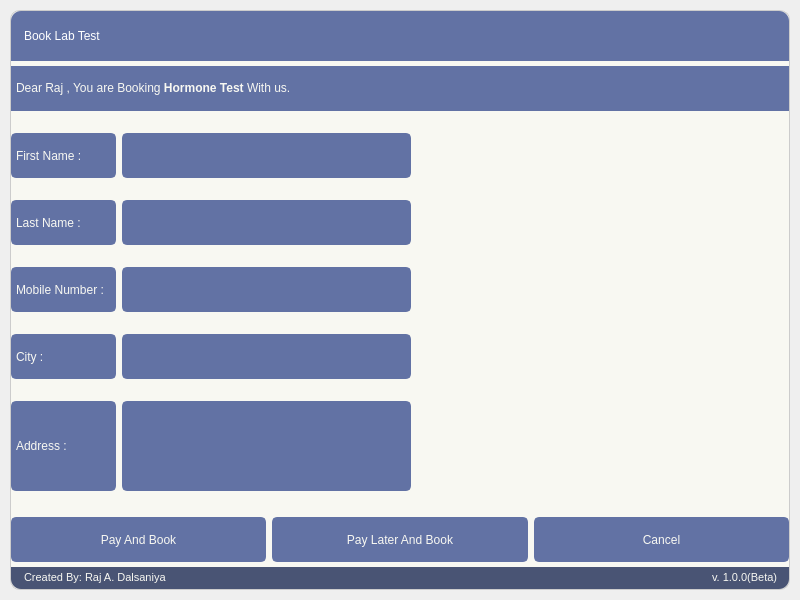
<?xml version="1.0" encoding="UTF-8"?>
<ui version="4.0">
 <class>MainWindow</class>
 <widget class="QMainWindow" name="MainWindow">
  <property name="geometry">
   <rect>
    <x>0</x>
    <y>0</y>
    <width>800</width>
    <height>600</height>
   </rect>
  </property>
  <property name="windowTitle">
   <string>MainWindow</string>
  </property>
  <widget class="QWidget" name="stylesheet">
   <property name="styleSheet">
    <string notr="true">QWidget{
	color: #333;
	font: 10pt &quot;Segoe UI&quot;;
}

QToolTip {
	color: #333;
	background-color: #f8f8f2;
	border: 1px solid #CCC;
	background-image: none;
	background-position: left center;
    background-repeat: no-repeat;
	border: none;
	border-left: 2px solid rgb(255, 121, 198);
	text-align: left;
	padding-left: 8px;
	margin: 0px;
}

/* /////////////////////////////////////////////////////////////////////////////////////////////////
Bg App */
#bgApp {	
	background-color: #f8f8f2;
	border: 1px solid #CCC;
    color: #44475a;
    border-radius:10px;
}

/* Title Menu */
#titleRightInfo { padding-left: 10px; }

/* Extra Content */
#extraContent{
	border-top: 3px solid #6272a4;
}

/* /////////////////////////////////////////////////////////////////////////////////////////////////
Content App */
#contentTopBg{	
	background-color: #6272a4;
}
#contentBottom{
	border-top: 3px solid #bd93f9;
}

#titleRightInfo{
    color: #f8f8f2;
}

/* Top Buttons */
#rightButtons .QPushButton { background-color: rgba(255, 255, 255, 0); border: none;  border-radius: 5px; }
#rightButtons .QPushButton:hover { background-color: #bd93f9; border-style: solid; border-radius: 4px; }
#rightButtons .QPushButton:pressed { background-color: #ff79c6; border-style: solid; border-radius: 4px; }

/* Theme Settings */
#extraRightBox { background-color: #495474; }
#themeSettingsTopDetail { background-color: #6272a4; }

/* Bottom Bar */
#bottomBar { background-color: #495474 }
#bottomBar QLabel { font-size: 11px; color: #f8f8f2; padding-left: 10px; padding-right: 10px; padding-bottom: 2px; }


/* /////////////////////////////////////////////////////////////////////////////////////////////////
Button */
#frame_btn QPushButton {
	border: 2px solid #6272a4;
	border-radius: 5px;	
	background-color: #6272a4;
    color: #f8f8f2;
}
#frame_btn QPushButton:hover {
	background-color: #7082b6;
	border: 2px solid #7082b6;
}
#frame_btn QPushButton:pressed {	
	background-color: #546391;
	border: 2px solid #ff79c6;
}
</string>
   </property>
   <layout class="QVBoxLayout" name="verticalLayout">
    <property name="spacing">
     <number>0</number>
    </property>
    <property name="leftMargin">
     <number>10</number>
    </property>
    <property name="topMargin">
     <number>10</number>
    </property>
    <property name="rightMargin">
     <number>10</number>
    </property>
    <property name="bottomMargin">
     <number>10</number>
    </property>
    <item>
     <widget class="QFrame" name="bgApp">
      <property name="frameShape">
       <enum>QFrame::NoFrame</enum>
      </property>
      <property name="frameShadow">
       <enum>QFrame::Raised</enum>
      </property>
      <layout class="QVBoxLayout" name="bgLayout">
       <property name="spacing">
        <number>0</number>
       </property>
       <property name="leftMargin">
        <number>0</number>
       </property>
       <property name="topMargin">
        <number>0</number>
       </property>
       <property name="rightMargin">
        <number>0</number>
       </property>
       <property name="bottomMargin">
        <number>0</number>
       </property>
       <item>
        <widget class="QFrame" name="contentTopBg">
         <property name="maximumSize">
          <size>
           <width>16777215</width>
           <height>50</height>
          </size>
         </property>
         <property name="styleSheet">
          <string notr="true">border-top-left-radius:10px;
border-top-right-radius:10px;</string>
         </property>
         <property name="frameShape">
          <enum>QFrame::NoFrame</enum>
         </property>
         <property name="frameShadow">
          <enum>QFrame::Raised</enum>
         </property>
         <layout class="QHBoxLayout" name="horizontalLayout">
          <property name="spacing">
           <number>0</number>
          </property>
          <property name="leftMargin">
           <number>0</number>
          </property>
          <property name="topMargin">
           <number>0</number>
          </property>
          <property name="rightMargin">
           <number>0</number>
          </property>
          <property name="bottomMargin">
           <number>0</number>
          </property>
          <item>
           <widget class="QFrame" name="leftBox">
            <property name="styleSheet">
             <string notr="true"/>
            </property>
            <property name="frameShape">
             <enum>QFrame::NoFrame</enum>
            </property>
            <property name="frameShadow">
             <enum>QFrame::Raised</enum>
            </property>
            <layout class="QHBoxLayout" name="horizontalLayout_3">
             <property name="spacing">
              <number>0</number>
             </property>
             <property name="leftMargin">
              <number>0</number>
             </property>
             <property name="topMargin">
              <number>0</number>
             </property>
             <property name="rightMargin">
              <number>0</number>
             </property>
             <property name="bottomMargin">
              <number>0</number>
             </property>
             <item>
              <widget class="QLabel" name="titleRightInfo">
               <property name="styleSheet">
                <string notr="true">color: rgb(255, 255, 255);
</string>
               </property>
               <property name="text">
                <string>Book Lab Test</string>
               </property>
              </widget>
             </item>
            </layout>
           </widget>
          </item>
          <item>
           <widget class="QFrame" name="rightButtons">
            <property name="maximumSize">
             <size>
              <width>100</width>
              <height>16777215</height>
             </size>
            </property>
            <property name="frameShape">
             <enum>QFrame::NoFrame</enum>
            </property>
            <property name="frameShadow">
             <enum>QFrame::Raised</enum>
            </property>
            <layout class="QHBoxLayout" name="horizontalLayout_2">
             <item>
              <widget class="QPushButton" name="minimizeAppBtn">
               <property name="maximumSize">
                <size>
                 <width>45</width>
                 <height>45</height>
                </size>
               </property>
               <property name="text">
                <string/>
               </property>
               <property name="icon">
                <iconset resource="../Images_Resource.qrc">
                 <normaloff>:/icons/images/icons/icon_minimize.png</normaloff>:/icons/images/icons/icon_minimize.png</iconset>
               </property>
              </widget>
             </item>
             <item>
              <widget class="QPushButton" name="closeAppBtn">
               <property name="maximumSize">
                <size>
                 <width>45</width>
                 <height>45</height>
                </size>
               </property>
               <property name="text">
                <string/>
               </property>
               <property name="icon">
                <iconset resource="../Images_Resource.qrc">
                 <normaloff>:/icons/images/icons/icon_close.png</normaloff>:/icons/images/icons/icon_close.png</iconset>
               </property>
              </widget>
             </item>
            </layout>
           </widget>
          </item>
         </layout>
        </widget>
       </item>
       <item>
        <widget class="QFrame" name="content">
         <property name="frameShape">
          <enum>QFrame::NoFrame</enum>
         </property>
         <property name="frameShadow">
          <enum>QFrame::Raised</enum>
         </property>
         <layout class="QVBoxLayout" name="verticalLayout_2">
          <property name="spacing">
           <number>6</number>
          </property>
          <property name="leftMargin">
           <number>0</number>
          </property>
          <property name="topMargin">
           <number>5</number>
          </property>
          <property name="rightMargin">
           <number>0</number>
          </property>
          <property name="bottomMargin">
           <number>5</number>
          </property>
          <item>
           <widget class="QFrame" name="frame_title">
            <property name="maximumSize">
             <size>
              <width>16777215</width>
              <height>45</height>
             </size>
            </property>
            <property name="frameShape">
             <enum>QFrame::NoFrame</enum>
            </property>
            <property name="frameShadow">
             <enum>QFrame::Raised</enum>
            </property>
            <layout class="QHBoxLayout" name="horizontalLayout_5">
             <property name="spacing">
              <number>0</number>
             </property>
             <property name="leftMargin">
              <number>0</number>
             </property>
             <property name="topMargin">
              <number>0</number>
             </property>
             <property name="rightMargin">
              <number>0</number>
             </property>
             <property name="bottomMargin">
              <number>0</number>
             </property>
             <item>
              <widget class="QLabel" name="label_title">
               <property name="styleSheet">
                <string notr="true">/* /////////////////////////////////////////////////////////////////////////////////////////////////
LineEdit */
QLabel {
	background-color: #6272a4;
	border: 2px solid #6272a4;
	selection-color: rgb(255, 255, 255);
	selection-background-color: rgb(255, 121, 198);
    color: #f8f8f2;
}
QLabel:hover {
	border: 2px solid rgb(64, 71, 88);
}
QLabel:focus {
	border: 2px solid #ff79c6;
}</string>
               </property>
               <property name="text">
                <string>Dear Raj ,  You are Booking &lt;strong&gt;Hormone Test&lt;/strong&gt; With us.</string>
               </property>
              </widget>
             </item>
            </layout>
           </widget>
          </item>
          <item>
           <widget class="QFrame" name="frame_content">
            <property name="frameShape">
             <enum>QFrame::NoFrame</enum>
            </property>
            <property name="frameShadow">
             <enum>QFrame::Raised</enum>
            </property>
            <layout class="QHBoxLayout" name="horizontalLayout_7">
             <property name="spacing">
              <number>0</number>
             </property>
             <property name="leftMargin">
              <number>0</number>
             </property>
             <property name="topMargin">
              <number>0</number>
             </property>
             <property name="rightMargin">
              <number>0</number>
             </property>
             <property name="bottomMargin">
              <number>0</number>
             </property>
             <item>
              <widget class="QFrame" name="frame_details">
               <property name="maximumSize">
                <size>
                 <width>400</width>
                 <height>16777215</height>
                </size>
               </property>
               <property name="frameShape">
                <enum>QFrame::NoFrame</enum>
               </property>
               <property name="frameShadow">
                <enum>QFrame::Raised</enum>
               </property>
               <layout class="QVBoxLayout" name="verticalLayout_4">
                <property name="spacing">
                 <number>6</number>
                </property>
                <property name="leftMargin">
                 <number>0</number>
                </property>
                <property name="topMargin">
                 <number>0</number>
                </property>
                <property name="rightMargin">
                 <number>0</number>
                </property>
                <property name="bottomMargin">
                 <number>0</number>
                </property>
                <item>
                 <layout class="QHBoxLayout" name="name_layout">
                  <item>
                   <widget class="QLabel" name="name_label">
                    <property name="minimumSize">
                     <size>
                      <width>105</width>
                      <height>45</height>
                     </size>
                    </property>
                    <property name="maximumSize">
                     <size>
                      <width>105</width>
                      <height>45</height>
                     </size>
                    </property>
                    <property name="styleSheet">
                     <string notr="true">QLabel {
	background-color: #6272a4;
	border: 2px solid #6272a4;
	selection-color: rgb(255, 255, 255);
	selection-background-color: rgb(255, 121, 198);
    color: #f8f8f2;
    border-radius:5px;
}
QLabel:hover {
	border: 2px solid rgb(64, 71, 88);
}
QLabel:focus {
	border: 2px solid #ff79c6;
}</string>
                    </property>
                    <property name="text">
                     <string>First Name :</string>
                    </property>
                   </widget>
                  </item>
                  <item>
                   <widget class="QLineEdit" name="name_input">
                    <property name="maximumSize">
                     <size>
                      <width>16777215</width>
                      <height>45</height>
                     </size>
                    </property>
                    <property name="styleSheet">
                     <string notr="true">QLineEdit {
	background-color: #6272a4;
	border: 2px solid #6272a4;
	selection-color: rgb(255, 255, 255);
	selection-background-color: rgb(255, 121, 198);
    color: #f8f8f2;
    border-radius:5px;
}
QLineEdit:hover {
	border: 2px solid rgb(64, 71, 88);
}
QLineEdit:focus {
	border: 2px solid #ff79c6;
}</string>
                    </property>
                   </widget>
                  </item>
                 </layout>
                </item>
                <item>
                 <layout class="QHBoxLayout" name="lastname_layout">
                  <item>
                   <widget class="QLabel" name="lastname_label">
                    <property name="minimumSize">
                     <size>
                      <width>105</width>
                      <height>45</height>
                     </size>
                    </property>
                    <property name="maximumSize">
                     <size>
                      <width>105</width>
                      <height>45</height>
                     </size>
                    </property>
                    <property name="styleSheet">
                     <string notr="true">QLabel {
	background-color: #6272a4;
	border: 2px solid #6272a4;
	selection-color: rgb(255, 255, 255);
	selection-background-color: rgb(255, 121, 198);
    color: #f8f8f2;
    border-radius:5px;

}
QLabel:hover {
	border: 2px solid rgb(64, 71, 88);
}
QLabel:focus {
	border: 2px solid #ff79c6;
}</string>
                    </property>
                    <property name="text">
                     <string>Last Name :</string>
                    </property>
                   </widget>
                  </item>
                  <item>
                   <widget class="QLineEdit" name="lastname_input">
                    <property name="maximumSize">
                     <size>
                      <width>16777215</width>
                      <height>45</height>
                     </size>
                    </property>
                    <property name="styleSheet">
                     <string notr="true">QLineEdit {
	background-color: #6272a4;
	border: 2px solid #6272a4;
	selection-color: rgb(255, 255, 255);
	selection-background-color: rgb(255, 121, 198);
    color: #f8f8f2;
    border-radius:5px;
}
QLineEdit:hover {
	border: 2px solid rgb(64, 71, 88);
}
QLineEdit:focus {
	border: 2px solid #ff79c6;
}</string>
                    </property>
                   </widget>
                  </item>
                 </layout>
                </item>
                <item>
                 <layout class="QHBoxLayout" name="mobileno_layout">
                  <item>
                   <widget class="QLabel" name="mobile_label">
                    <property name="minimumSize">
                     <size>
                      <width>105</width>
                      <height>45</height>
                     </size>
                    </property>
                    <property name="maximumSize">
                     <size>
                      <width>105</width>
                      <height>45</height>
                     </size>
                    </property>
                    <property name="styleSheet">
                     <string notr="true">QLabel {
	background-color: #6272a4;
	border: 2px solid #6272a4;
	selection-color: rgb(255, 255, 255);
	selection-background-color: rgb(255, 121, 198);
    color: #f8f8f2;
        border-radius:5px;

}
QLabel:hover {
	border: 2px solid rgb(64, 71, 88);
}
QLabel:focus {
	border: 2px solid #ff79c6;
}</string>
                    </property>
                    <property name="text">
                     <string>Mobile Number :</string>
                    </property>
                   </widget>
                  </item>
                  <item>
                   <widget class="QLineEdit" name="mobile_input">
                    <property name="maximumSize">
                     <size>
                      <width>16777215</width>
                      <height>45</height>
                     </size>
                    </property>
                    <property name="styleSheet">
                     <string notr="true">QLineEdit {
	background-color: #6272a4;
	border: 2px solid #6272a4;
	selection-color: rgb(255, 255, 255);
	selection-background-color: rgb(255, 121, 198);
    color: #f8f8f2;
    border-radius:5px;
}
QLineEdit:hover {
	border: 2px solid rgb(64, 71, 88);
}
QLineEdit:focus {
	border: 2px solid #ff79c6;
}</string>
                    </property>
                   </widget>
                  </item>
                 </layout>
                </item>
                <item>
                 <layout class="QHBoxLayout" name="city_layout">
                  <item>
                   <widget class="QLabel" name="city_label">
                    <property name="minimumSize">
                     <size>
                      <width>105</width>
                      <height>45</height>
                     </size>
                    </property>
                    <property name="maximumSize">
                     <size>
                      <width>105</width>
                      <height>45</height>
                     </size>
                    </property>
                    <property name="styleSheet">
                     <string notr="true">QLabel {
	background-color: #6272a4;
	border: 2px solid #6272a4;
	selection-color: rgb(255, 255, 255);
	selection-background-color: rgb(255, 121, 198);
    color: #f8f8f2;
    border-radius:5px;

}
QLabel:hover {
	border: 2px solid rgb(64, 71, 88);
}
QLabel:focus {
	border: 2px solid #ff79c6;
}</string>
                    </property>
                    <property name="text">
                     <string>City :</string>
                    </property>
                   </widget>
                  </item>
                  <item>
                   <widget class="QLineEdit" name="city_input">
                    <property name="maximumSize">
                     <size>
                      <width>16777215</width>
                      <height>45</height>
                     </size>
                    </property>
                    <property name="styleSheet">
                     <string notr="true">QLineEdit {
	background-color: #6272a4;
	border: 2px solid #6272a4;
	selection-color: rgb(255, 255, 255);
	selection-background-color: rgb(255, 121, 198);
    color: #f8f8f2;
    border-radius:5px;
}
QLineEdit:hover {
	border: 2px solid rgb(64, 71, 88);
}
QLineEdit:focus {
	border: 2px solid #ff79c6;
}</string>
                    </property>
                   </widget>
                  </item>
                 </layout>
                </item>
                <item>
                 <layout class="QHBoxLayout" name="address_layout">
                  <item>
                   <widget class="QLabel" name="address_label">
                    <property name="minimumSize">
                     <size>
                      <width>105</width>
                      <height>0</height>
                     </size>
                    </property>
                    <property name="maximumSize">
                     <size>
                      <width>105</width>
                      <height>90</height>
                     </size>
                    </property>
                    <property name="styleSheet">
                     <string notr="true">QLabel {
	background-color: #6272a4;
	border: 2px solid #6272a4;
	selection-color: rgb(255, 255, 255);
	selection-background-color: rgb(255, 121, 198);
    color: #f8f8f2;
    border-radius:5px;

}
QLabel:hover {
	border: 2px solid rgb(64, 71, 88);
}
QLabel:focus {
	border: 2px solid #ff79c6;
}</string>
                    </property>
                    <property name="text">
                     <string>Address :</string>
                    </property>
                   </widget>
                  </item>
                  <item>
                   <widget class="QLineEdit" name="address_input">
                    <property name="minimumSize">
                     <size>
                      <width>0</width>
                      <height>90</height>
                     </size>
                    </property>
                    <property name="maximumSize">
                     <size>
                      <width>16777215</width>
                      <height>90</height>
                     </size>
                    </property>
                    <property name="styleSheet">
                     <string notr="true">QLineEdit {
	background-color: #6272a4;
	border: 2px solid #6272a4;
	selection-color: rgb(255, 255, 255);
	selection-background-color: rgb(255, 121, 198);
    color: #f8f8f2;
    border-radius:5px;
}
QLineEdit:hover {
	border: 2px solid rgb(64, 71, 88);
}
QLineEdit:focus {
	border: 2px solid #ff79c6;
}</string>
                    </property>
                    <property name="text">
                     <string/>
                    </property>
                   </widget>
                  </item>
                 </layout>
                </item>
               </layout>
              </widget>
             </item>
             <item>
              <widget class="QFrame" name="frame__demo">
               <property name="frameShape">
                <enum>QFrame::NoFrame</enum>
               </property>
               <property name="frameShadow">
                <enum>QFrame::Raised</enum>
               </property>
               <layout class="QVBoxLayout" name="verticalLayout_3">
                <property name="leftMargin">
                 <number>0</number>
                </property>
                <property name="topMargin">
                 <number>0</number>
                </property>
                <property name="rightMargin">
                 <number>0</number>
                </property>
                <property name="bottomMargin">
                 <number>0</number>
                </property>
                <item>
                 <widget class="QLabel" name="label_demo">
                  <property name="text">
                   <string/>
                  </property>
                 </widget>
                </item>
               </layout>
              </widget>
             </item>
            </layout>
           </widget>
          </item>
          <item>
           <widget class="QFrame" name="frame_btn">
            <property name="maximumSize">
             <size>
              <width>16777215</width>
              <height>45</height>
             </size>
            </property>
            <property name="frameShape">
             <enum>QFrame::NoFrame</enum>
            </property>
            <property name="frameShadow">
             <enum>QFrame::Raised</enum>
            </property>
            <layout class="QHBoxLayout" name="horizontalLayout_6">
             <property name="spacing">
              <number>6</number>
             </property>
             <property name="leftMargin">
              <number>0</number>
             </property>
             <property name="topMargin">
              <number>0</number>
             </property>
             <property name="rightMargin">
              <number>0</number>
             </property>
             <property name="bottomMargin">
              <number>0</number>
             </property>
             <item>
              <widget class="QPushButton" name="btn_pay">
               <property name="maximumSize">
                <size>
                 <width>16777215</width>
                 <height>45</height>
                </size>
               </property>
               <property name="text">
                <string>Pay And Book</string>
               </property>
               <property name="icon">
                <iconset resource="../Images_Resource.qrc">
                 <normaloff>:/icons/images/icons/icons8-online-payment-16.png</normaloff>:/icons/images/icons/icons8-online-payment-16.png</iconset>
               </property>
              </widget>
             </item>
             <item>
              <widget class="QPushButton" name="btn_payLater">
               <property name="maximumSize">
                <size>
                 <width>16777215</width>
                 <height>45</height>
                </size>
               </property>
               <property name="text">
                <string>Pay Later And Book</string>
               </property>
               <property name="icon">
                <iconset resource="../Images_Resource.qrc">
                 <normaloff>:/icons/images/icons/icons8-pay-date-16.png</normaloff>:/icons/images/icons/icons8-pay-date-16.png</iconset>
               </property>
              </widget>
             </item>
             <item>
              <widget class="QPushButton" name="btn_cancel">
               <property name="maximumSize">
                <size>
                 <width>16777215</width>
                 <height>45</height>
                </size>
               </property>
               <property name="text">
                <string>Cancel</string>
               </property>
               <property name="icon">
                <iconset resource="../Images_Resource.qrc">
                 <normaloff>:/icons/images/icons/icon_close.png</normaloff>:/icons/images/icons/icon_close.png</iconset>
               </property>
              </widget>
             </item>
            </layout>
           </widget>
          </item>
         </layout>
        </widget>
       </item>
       <item>
        <widget class="QFrame" name="bottomBar">
         <property name="maximumSize">
          <size>
           <width>16777215</width>
           <height>22</height>
          </size>
         </property>
         <property name="styleSheet">
          <string notr="true">border-bottom-left-radius:10px;
border-bottom-right-radius:10px;</string>
         </property>
         <property name="frameShape">
          <enum>QFrame::NoFrame</enum>
         </property>
         <property name="frameShadow">
          <enum>QFrame::Raised</enum>
         </property>
         <layout class="QHBoxLayout" name="horizontalLayout_4">
          <property name="spacing">
           <number>0</number>
          </property>
          <property name="leftMargin">
           <number>0</number>
          </property>
          <property name="topMargin">
           <number>0</number>
          </property>
          <property name="rightMargin">
           <number>0</number>
          </property>
          <property name="bottomMargin">
           <number>0</number>
          </property>
          <item>
           <widget class="QLabel" name="creditsLabel">
            <property name="maximumSize">
             <size>
              <width>790</width>
              <height>16777215</height>
             </size>
            </property>
            <property name="text">
             <string>Created By: Raj A. Dalsaniya</string>
            </property>
           </widget>
          </item>
          <item>
           <widget class="QLabel" name="version">
            <property name="maximumSize">
             <size>
              <width>90</width>
              <height>16777215</height>
             </size>
            </property>
            <property name="text">
             <string>v. 1.0.0(Beta)</string>
            </property>
           </widget>
          </item>
         </layout>
        </widget>
       </item>
      </layout>
     </widget>
    </item>
   </layout>
  </widget>
 </widget>
 <resources>
  <include location="../Images_Resource.qrc"/>
 </resources>
 <connections/>
</ui>
